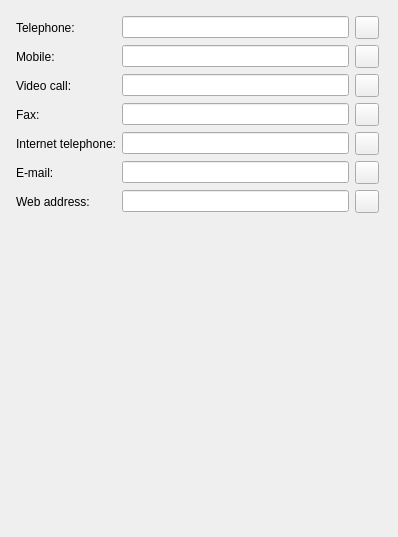
         <widget class="QWidget" name="scrollAreaWidgetContents_3">
          <property name="geometry">
           <rect>
            <x>0</x>
            <y>0</y>
            <width>398</width>
            <height>537</height>
           </rect>
          </property>
          <layout class="QVBoxLayout" name="verticalLayout_9">
           <item>
            <layout class="QFormLayout" name="businessNumbersLayout">
             <property name="fieldGrowthPolicy">
              <enum>QFormLayout::ExpandingFieldsGrow</enum>
             </property>
             <property name="leftMargin">
              <number>5</number>
             </property>
             <property name="topMargin">
              <number>5</number>
             </property>
             <property name="rightMargin">
              <number>8</number>
             </property>
             <property name="bottomMargin">
              <number>5</number>
             </property>
             <item row="0" column="0">
              <widget class="QLabel" name="business_telephone_label">
               <property name="text">
                <string notr="true">Telephone:</string>
               </property>
               <property name="buddy">
                <cstring>business_telephone_1</cstring>
               </property>
              </widget>
             </item>
             <item row="0" column="1">
              <layout class="QHBoxLayout" name="horizontalLayout_19">
               <item>
                <widget class="QLineEdit" name="business_telephone_1"/>
               </item>
               <item>
                <widget class="QToolButton" name="add_business_telephone">
                 <property name="icon">
                  <iconset resource="resource.qrc">
                   <normaloff>:/list-add</normaloff>:/list-add</iconset>
                 </property>
                </widget>
               </item>
              </layout>
             </item>
             <item row="1" column="0">
              <widget class="QLabel" name="business_mobile_label">
               <property name="text">
                <string notr="true">Mobile:</string>
               </property>
               <property name="buddy">
                <cstring>business_mobile_1</cstring>
               </property>
              </widget>
             </item>
             <item row="1" column="1">
              <layout class="QHBoxLayout" name="horizontalLayout_20">
               <item>
                <widget class="QLineEdit" name="business_mobile_1"/>
               </item>
               <item>
                <widget class="QToolButton" name="add_business_mobile">
                 <property name="icon">
                  <iconset resource="resource.qrc">
                   <normaloff>:/list-add</normaloff>:/list-add</iconset>
                 </property>
                </widget>
               </item>
              </layout>
             </item>
             <item row="2" column="0">
              <widget class="QLabel" name="business_video_label">
               <property name="text">
                <string notr="true">Video call:</string>
               </property>
               <property name="buddy">
                <cstring>business_video_1</cstring>
               </property>
              </widget>
             </item>
             <item row="2" column="1">
              <layout class="QHBoxLayout" name="horizontalLayout_21">
               <item>
                <widget class="QLineEdit" name="business_video_1"/>
               </item>
               <item>
                <widget class="QToolButton" name="add_business_video">
                 <property name="icon">
                  <iconset resource="resource.qrc">
                   <normaloff>:/list-add</normaloff>:/list-add</iconset>
                 </property>
                </widget>
               </item>
              </layout>
             </item>
             <item row="3" column="0">
              <widget class="QLabel" name="business_fax_label">
               <property name="text">
                <string notr="true">Fax:</string>
               </property>
               <property name="buddy">
                <cstring>business_fax_1</cstring>
               </property>
              </widget>
             </item>
             <item row="3" column="1">
              <layout class="QHBoxLayout" name="horizontalLayout_37">
               <item>
                <widget class="QLineEdit" name="business_fax_1"/>
               </item>
               <item>
                <widget class="QToolButton" name="add_business_fax">
                 <property name="icon">
                  <iconset resource="resource.qrc">
                   <normaloff>:/list-add</normaloff>:/list-add</iconset>
                 </property>
                </widget>
               </item>
              </layout>
             </item>
             <item row="4" column="0">
              <widget class="QLabel" name="business_internettel_label">
               <property name="text">
                <string notr="true">Internet telephone:</string>
               </property>
               <property name="buddy">
                <cstring>business_internettel_1</cstring>
               </property>
              </widget>
             </item>
             <item row="4" column="1">
              <layout class="QHBoxLayout" name="horizontalLayout_39">
               <item>
                <widget class="QLineEdit" name="business_internettel_1"/>
               </item>
               <item>
                <widget class="QToolButton" name="add_business_internettel">
                 <property name="icon">
                  <iconset resource="resource.qrc">
                   <normaloff>:/list-add</normaloff>:/list-add</iconset>
                 </property>
                </widget>
               </item>
              </layout>
             </item>
             <item row="5" column="0">
              <widget class="QLabel" name="business_mail_label">
               <property name="text">
                <string notr="true">E-mail:</string>
               </property>
               <property name="buddy">
                <cstring>business_mail_1</cstring>
               </property>
              </widget>
             </item>
             <item row="5" column="1">
              <layout class="QHBoxLayout" name="horizontalLayout_43">
               <item>
                <widget class="QLineEdit" name="business_mail_1"/>
               </item>
               <item>
                <widget class="QToolButton" name="add_business_mail">
                 <property name="icon">
                  <iconset resource="resource.qrc">
                   <normaloff>:/list-add</normaloff>:/list-add</iconset>
                 </property>
                </widget>
               </item>
              </layout>
             </item>
             <item row="6" column="0">
              <widget class="QLabel" name="business_web_label">
               <property name="text">
                <string notr="true">Web address:</string>
               </property>
               <property name="buddy">
                <cstring>business_web_1</cstring>
               </property>
              </widget>
             </item>
             <item row="6" column="1">
              <layout class="QHBoxLayout" name="horizontalLayout_44">
               <item>
                <widget class="QLineEdit" name="business_web_1"/>
               </item>
               <item>
                <widget class="QToolButton" name="add_business_web">
                 <property name="icon">
                  <iconset resource="resource.qrc">
                   <normaloff>:/list-add</normaloff>:/list-add</iconset>
                 </property>
                </widget>
               </item>
              </layout>
             </item>
            </layout>
           </item>
          </layout>
         </widget>
